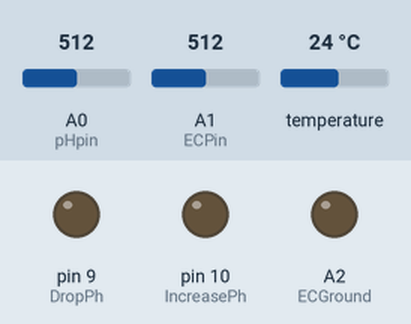
A program run on a simulated Arduino Uno, built with avr-gcc and run on an emulated ATmega328P. Parts: output pins drawn as LEDs (lit = HIGH). The inputs (shaded band) are chosen by the test bench; at power-on: A0 (pHpin) = 512, A1 (ECPin) = 512, temperature 24 °C. Pins used as bus, display or sensor lines are not drawn; what the program prints to the serial monitor is not drawn.

Above: at 26.8 s.
At 55.1 s:
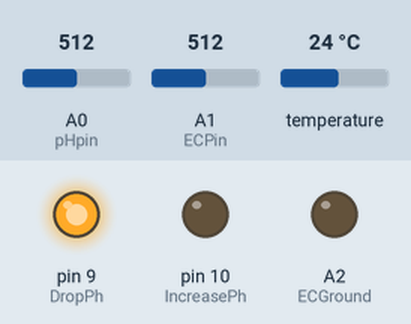
Timing chart, 0 to 59.8 s (numbered marks = the images above):
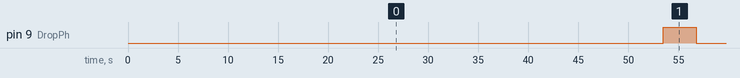

The program:

main.cpp
```cpp
#include <Arduino.h>


/*-----( Import needed libraries )-------------------------------------------------------------------------------------------------*/
#include <Wire.h>
#include <LiquidCrystal_I2C.h>
#include <OneWire.h>
#include <DallasTemperature.h>

/*-----( Declare Constants )-------------------------------------------------------------------------------------------------------*/
int DropPh = 9;              //pin that turns on pump motor with base solution
int IncreasePh = 10;          //pin that turns on pump motor with acid solution
int nutrientsPump = 11;       //pin that turns on pump motor wtih nutrients
int pHpin = A0;               //pin that sends signals to pH meter
float offset = 2.97;          //the offset to account for variability of pH meter
float offset2 = 0;            //offset after calibration
float slope = 0.59;           //slope of the calibration line
int fillTime = 10;            //time to fill pump tubes with acid/base after cleaning... pumps at 1.2 mL/sec
int delayTime = 10;           //time to delay between pumps of acid/base in seconds
int smallAdjust = 1;          //number of seconds to pump in acid/base to adjust pH when pH is off by 0.3-1 pH
int largeAdjust = 3;          //number of seconds to pump in acid/base to adjust pH when pH is off by > 1 pH
int negative = 0;             //indicator if the calibration algorithm should be + or - the offset (if offset is negative or not)
float Vin = 5;
unsigned long interv1 = 1000;// the time we need to wait for excecuing EC block
unsigned long NutrientsInterval = 10;// the time we need to wait for excecuting nutrints applying block
unsigned long PhInterv = 1000;// the time we need to wait for excecuing PH block

#define ONE_WIRE_BUS 8
int R1 = 1000; //Do not Replace R1 with a resistor lower than 300 ohms
int Ra = 25; //Resistance of powering Pins
int ECPin = A1;
int ECGround = A2;
int ECPower = A3;
// Hana      [USA]        PPMconverion:  0.5
// Eutech    [EU]          PPMconversion:  0.64
//Tranchen  [Australia]  PPMconversion:  0.7
float PPMconversion =0.7;
float TemperatureCoef = 0.019; //this changes depending on what chemical we are measuring
float minEC = 0; //minimum EC


/*-----( Declare Variables )-------------------------------------------------------------------------------------------------------*/
float pHvalue;                //reads the voltage of the pH probe
float pHregulate;             //holds value that the user wants the pH to stay at throughout reaction
int regulatorPump;            //Pump in use to increase or drop the ph value
float deltaPH;                //holds the value of the difference between pHregulate and pHvalue
float pH4val;                 //value for calibration at pH4
float pH7val;                 //value for calibration at pH7
float pH10val;                //value for calibration at pH10
int pHavg[10];                //array to find an average pH of 10 meter readings
int temp;                     //temporary place holder used to sort array from small to large
unsigned long int avgValue;   //stores the average value of the 6 middle pH array readings

float userECsolution;
float userDesiredPh;

float K = 0; //Cell Constant For Ec Measurements

// variables for EC calibration
float TemperatureFinish = 0;
float TemperatureStart = 0;

float Temperature = 0;
float EC = 0;
float EC25 = 0;
int ppm = 0;
float raw = 0; //raw value read by EC meter, this value is between 0 and 1024
float Vdrop = 0; //obtained voltage by ECpin
float Rc = 0;
int i = 0;
float buffer = 0;
bool ECcalibrated = false;
unsigned long previousMillis1 = 0; //prev milis for Showing data Block
unsigned long previousMillis2 = 0; //prev milis for EC Block
unsigned long previousMillis3 = 0; //prev milis for Ph Block


/*-----( Declare objects )---------------------------------------------------------------------------------------------------------*/
OneWire oneWire(ONE_WIRE_BUS);
DallasTemperature sensors(&oneWire);
LiquidCrystal_I2C lcd (0x20, 2, 1, 0, 4, 5, 6, 7, 3, POSITIVE);  //set the LCD address to 0x20 for a 20 chars and 4 line display


void setup()
{
  Serial.begin(9600);
  pinMode(DropPh, OUTPUT);
  pinMode(IncreasePh, OUTPUT);


  pinMode(ECPin,INPUT);
  pinMode(ECPower,OUTPUT);//Setting pin for sourcing current
  pinMode(ECGround,OUTPUT);//setting pin for sinking current
  digitalWrite(ECGround,LOW);//We can leave the ground connected permanantly

  delay(100);// gives sensor time to settle
  sensors.begin();
  delay(100);
  //** Adding Digital Pin Resistance to [25 ohm] to the static Resistor *********//
  // Consule Read-Me for Why, or just accept it as true
  R1=(R1+Ra);// Taking into acount Powering Pin Resitance

}


void readPH() /*--(Subroutine, reads current value of pH Meter)-----------------------------------------------------------------*/
{
  Serial.print('caca');
  for (int i = 0; i < 10; i++)
  {
    pHavg[i] = analogRead(pHpin);
    delay(10);
  }

  for (int i = 0; i < 9; i++)
  {
    for (int j = i + 1; j < 10; j++)
    {
      if (pHavg[i] > pHavg[j])
      {
        temp = pHavg[i];
        pHavg[i] = pHavg[j];
        pHavg[j] = temp;
      }
    }
  }
  avgValue = 0;
  for (int i = 2; i < 8; i++)
  {
    avgValue += pHavg[i];
  }
  pHvalue = (float)avgValue * 5.0 / 1024 / 6;

  if (negative == 0)
  {
    pHvalue = (slope * 3.5 * pHvalue + offset + offset2);
  }
  else
  {
    pHvalue = (slope * 3.5 * pHvalue - offset + offset2);
  }
}

void regulatePH(float DesiredPH)
{
  readPH();
  deltaPH = (DesiredPH - pHvalue);

  if (deltaPH < 0)
  {
    deltaPH = deltaPH * (-1);
    regulatorPump = DropPh;

  }
  else
  {
    regulatorPump = IncreasePh;
  }

recheck:
  if (deltaPH > 0.3)
  {
    digitalWrite(regulatorPump, HIGH);
    if (deltaPH > 1)
    {
      for (int i = 0; i < largeAdjust; i++)
      {
        readPH();

        deltaPH = abs(DesiredPH - pHvalue);
        if (deltaPH < 1)
        {
          digitalWrite(regulatorPump, LOW);
          goto recheck;
        }
        delay(1000);
      }
    }
    else //if difference in pH is between 0.3 and 1
    {
      for (int i = 0; i < smallAdjust; i++)
      {
        readPH();
        deltaPH = abs(DesiredPH - pHvalue);
        if (deltaPH < 0.3)
        {
          digitalWrite(regulatorPump, LOW);
          goto recheck;
        }
        delay(1000);
      }
    }

    digitalWrite(regulatorPump, LOW);

    for (int i = 0; i < delayTime * 4; i++)
    {
      delay(1000);
    }
  }
}

void SetUpPump(int pump) /*--(Subroutine, fills pump with solution)--*/
{
  //print out instructions for setting up pump before use
  //wait for user input confirmation
  delay(500);
  digitalWrite(pump, HIGH);
  for (int i = 0; i < fillTime; i++)
  {
    delay(1000);
  }
  digitalWrite(pump, LOW);
}

void UpdatePh4() //function for setting up Ph4 constant
{
  delay(50);
  //instruccions for inserting ph meter in 4ph solution
  //wait confirmation input from the user
  //setting up constPh starts
  for (double i = 100; i > 0; i--)
  {
    readPH();
    pH4val = pHvalue;
  }
  delay(50);
  //instrucctions for washing ph meter with di water
  //wait confirmation input from the user
}

void UpdatePh7() //function for setting up Ph7 constant
{
  delay(50);
  //instruccions for inserting ph meter in 7ph solution
  //wait confirmation input from the user
  //setting up constPh starts
  for (double i = 100; i > 0; i--)
  {
    readPH();
    pH7val = pHvalue;
  }
  delay(50);
  //instrucctions for washing ph meter with di water
  //wait confirmation input from the user
}

void UpdatePh10() //function for setting up Ph10 constantn
{
  delay(50);
  //instruccions for inserting ph meter in 10ph solution
  //wait confirmation input from the user
  //setting up constPh starts
  for (double i = 100; i > 0; i--)
  {
    readPH();
    pH10val = pHvalue;
  }
  delay(50);
  //instrucctions for washing ph meter with di water
  //wait confirmation input from the user
}


void CalibratePhMeter() /*--(Subroutine, calibrates the pH meter using system of equations)----------------------------------------*/
{
  slope = 6 / (pH10val - pH4val);
  offset = (abs(11 - ((pH4val + pH7val) * slope))) / 2;
  offset2 = slope * 2.97;
  slope = 0.59 * slope;
  if ((pH4val + pH7val) > 11)
  {
    negative = 1;
  }
  else
  {
    negative = 0;
  }
}

float GetTemperature()
{
  sensors.requestTemperatures();
  return sensors.getTempCByIndex(0);
}

void CalibrateEC(float ECsolution) //Ecsolutions refers to known EC in solution for calibration
{

  //instruccions for preparing ECmeter an temp sensor in solution

recalibrate:
  i=1;
  buffer=0;

  TemperatureStart = GetTemperature();

  while(i<=10)
  {
    digitalWrite(ECPower,HIGH);
    raw= analogRead(ECPin);
    raw= analogRead(ECPin);// This is not a mistake, First reading will be low
    digitalWrite(ECPower,LOW);
    buffer=buffer+raw;
    i++;
    delay(5000);
  }

  raw=(buffer/10);

  TemperatureFinish = GetTemperature();

  EC =ECsolution*(1+(TemperatureCoef*(TemperatureFinish-25.0))) ;

  Vdrop= (((Vin)*(raw))/1024.0);
  Rc=(Vdrop*R1)/(Vin-Vdrop);
  Rc=Rc-Ra;


  if (TemperatureStart==TemperatureFinish)
  {
    ECcalibrated = true;
    K = 1000/(Rc*EC);
  }
  else
  {
    ECcalibrated = false;
    goto recalibrate;
  }
}


void ReadEC(){

  if (K != 0)
  {
    Temperature= GetTemperature();

  digitalWrite(ECPower,HIGH);
  raw= analogRead(ECPin);
  raw= analogRead(ECPin);// This is not a mistake, First reading will be low beause if charged a capacitor
  digitalWrite(ECPower,LOW);

  Vdrop= (Vin*raw)/1024.0;
  Rc=(Vdrop*R1)/(Vin-Vdrop);
  Rc=Rc-Ra; //acounting for Digital Pin Resitance
  EC = 1000/(Rc*K);

  EC25  =  EC/ (1+ TemperatureCoef*(Temperature-25.0));
  ppm=(EC25)*(PPMconversion*1000);
  }
  else
  {
    //the EC meter hasnt been calibrated
  }
}

void ShowInLcd()
{
  ReadEC();
  readPH();

  lcd.clear();

  lcd.setCursor(0, 0);
  lcd.print('Temperature: ');

  lcd.setCursor(15, 0);
  lcd.print(GetTemperature());

  lcd.setCursor(0, 1);
  lcd.print('EC: ');

  lcd.setCursor(5, 1);
  lcd.print(EC25);

  lcd.setCursor(7, 1);
  lcd.print('Ph: ');

  lcd.setCursor(14, 1);
  lcd.print(pHvalue);
}

void loop()
{

  unsigned long currentMillis = millis(); // grab current time


  if ((unsigned long)(currentMillis - previousMillis1) >= interv1) // show data every interval time
  {

    ShowInLcd();

    previousMillis1 = millis();
  }

  if ((unsigned long)(currentMillis - previousMillis2) >= NutrientsInterval) // tries to apply nutrients every interval time
  {
    if (!ECcalibrated)
    {
      CalibrateEC(userECsolution);
    }
    else
    {
      ReadEC();
      if (EC25 < minEC)
      {
        digitalWrite(nutrientsPump, HIGH);
        delay(100);
        digitalWrite(nutrientsPump, LOW);
      }
    }

    previousMillis2 = millis();
  }

  if ((unsigned long)(currentMillis - previousMillis3) >= PhInterv) // regulates ph every interval time
  {

    regulatePH(userDesiredPh);

    previousMillis3 = millis();
  }
}
```

Measured:
- by itself, pin 9 (DropPh): alternates HIGH for 3.3 s and LOW for 42.5 s
